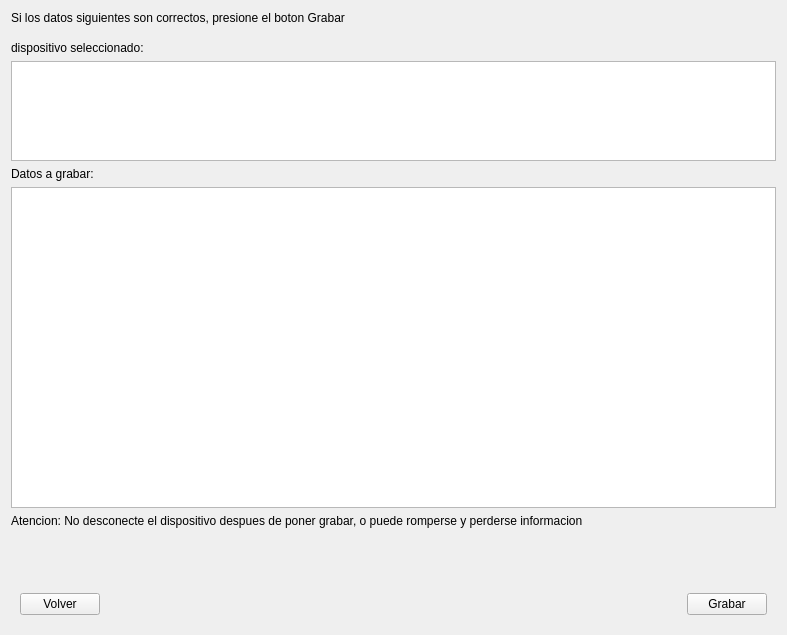
<?xml version="1.0" encoding="UTF-8"?>
<ui version="4.0">
 <class>panelVerificacion</class>
 <widget class="QWidget" name="panelVerificacion">
  <property name="geometry">
   <rect>
    <x>0</x>
    <y>0</y>
    <width>787</width>
    <height>635</height>
   </rect>
  </property>
  <property name="windowTitle">
   <string>Form</string>
  </property>
  <layout class="QVBoxLayout" name="verticalLayout">
   <item>
    <widget class="QLabel" name="label">
     <property name="text">
      <string>Si los datos siguientes son correctos, presione el boton Grabar</string>
     </property>
    </widget>
   </item>
   <item>
    <spacer name="verticalSpacer">
     <property name="orientation">
      <enum>Qt::Vertical</enum>
     </property>
     <property name="sizeType">
      <enum>QSizePolicy::Maximum</enum>
     </property>
     <property name="sizeHint" stdset="0">
      <size>
       <width>20</width>
       <height>10</height>
      </size>
     </property>
    </spacer>
   </item>
   <item>
    <widget class="QLabel" name="label_2">
     <property name="text">
      <string>dispositivo seleccionado:</string>
     </property>
    </widget>
   </item>
   <item>
    <widget class="QPlainTextEdit" name="dispositivoTextEdit">
     <property name="sizePolicy">
      <sizepolicy hsizetype="Expanding" vsizetype="Maximum">
       <horstretch>0</horstretch>
       <verstretch>0</verstretch>
      </sizepolicy>
     </property>
     <property name="minimumSize">
      <size>
       <width>0</width>
       <height>0</height>
      </size>
     </property>
     <property name="maximumSize">
      <size>
       <width>16777215</width>
       <height>100</height>
      </size>
     </property>
     <property name="readOnly">
      <bool>true</bool>
     </property>
    </widget>
   </item>
   <item>
    <widget class="QLabel" name="label_3">
     <property name="text">
      <string>Datos a grabar:</string>
     </property>
    </widget>
   </item>
   <item>
    <widget class="QPlainTextEdit" name="datosTextEdit">
     <property name="readOnly">
      <bool>true</bool>
     </property>
    </widget>
   </item>
   <item>
    <widget class="QLabel" name="label_4">
     <property name="text">
      <string>Atencion: No desconecte el dispositivo despues de poner grabar, o puede romperse y perderse informacion</string>
     </property>
    </widget>
   </item>
   <item>
    <spacer name="verticalSpacer_2">
     <property name="orientation">
      <enum>Qt::Vertical</enum>
     </property>
     <property name="sizeType">
      <enum>QSizePolicy::Maximum</enum>
     </property>
     <property name="sizeHint" stdset="0">
      <size>
       <width>20</width>
       <height>50</height>
      </size>
     </property>
    </spacer>
   </item>
   <item>
    <widget class="QWidget" name="widget" native="true">
     <layout class="QHBoxLayout" name="horizontalLayout">
      <item>
       <widget class="QPushButton" name="volverBoton">
        <property name="text">
         <string>Volver</string>
        </property>
       </widget>
      </item>
      <item>
       <spacer name="horizontalSpacer">
        <property name="orientation">
         <enum>Qt::Horizontal</enum>
        </property>
        <property name="sizeHint" stdset="0">
         <size>
          <width>40</width>
          <height>20</height>
         </size>
        </property>
       </spacer>
      </item>
      <item>
       <widget class="QPushButton" name="grabarBoton">
        <property name="text">
         <string>Grabar</string>
        </property>
       </widget>
      </item>
     </layout>
    </widget>
   </item>
  </layout>
 </widget>
 <resources/>
 <connections/>
</ui>
